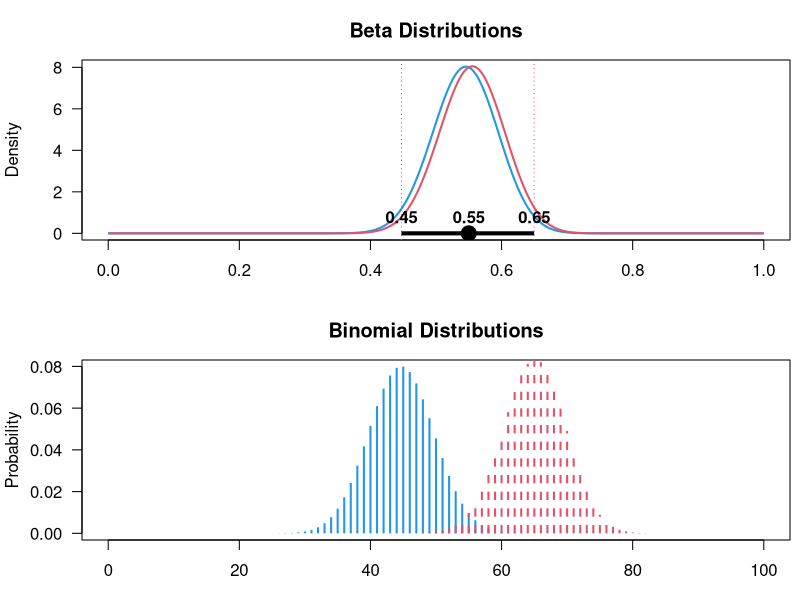

Recreate this plot in R.
p.CI <- function(s, n, conf.level = .95) { ## s = no. of agreements
                                           ## n = total no. of parents
  
  par(mfrow = c(2, 1), mar = c(3, 4.1, 3, .5), las = 1, lend = 1)
  alpha = (1 - conf.level)/2
  
  L <- if(s == 0) 0 else qbeta(alpha, s, n - s + 1)
  U <- if(s == n) 1 else qbeta(1 - alpha, s + 1, n - s)
  
  curve(dbeta(x, s, n - s + 1), n = 1e4, lwd = 2, col = 4, ylab = "Density", main = "Beta Distributions", xlab = NA)
  curve(dbeta(x, s + 1, n - s), n = 1e4, lwd = 2, col = 2, add = TRUE)
  
  abline(v = c(L, U), col = c(4, 2), lty = 3)
  
  segments(L, 0, U, 0, lwd = 4) ; points(s/n, 0, pch = 19, cex = 2)
  
  text(c(L, U, s/n), 0, signif(c(L, U, s/n), 2), pos = 3, font = 2, xpd = TRUE)
  
  plot(x <- 0:n, dbinom(x, s = n, p = L), ty = "h", lwd = 2, col = 4, ylab = "Probability", main = "Binomial Distributions")
  lines(x <- 0:n, dbinom(x, s = n, p = U), ty = "h", lwd = 2, col = 2, lty = 2, xpd = TRUE)
  
  return(c(L, U))
}
#Example of use:
p.CI(s = 55, n = 100)
